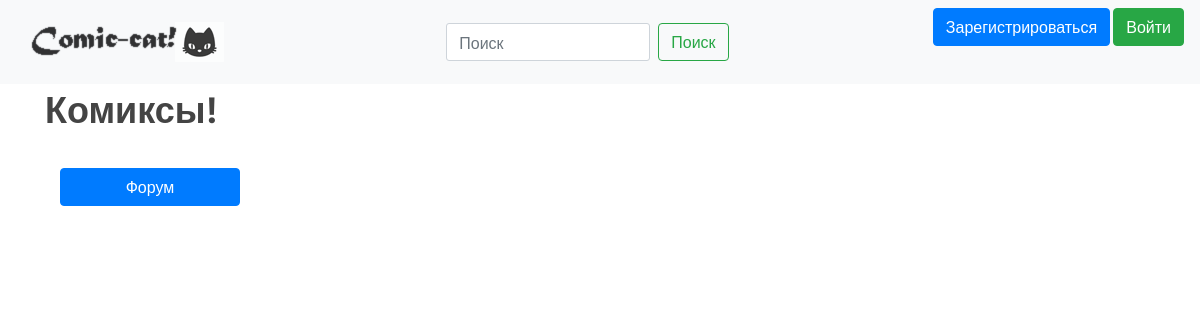
The app's page /, older data.
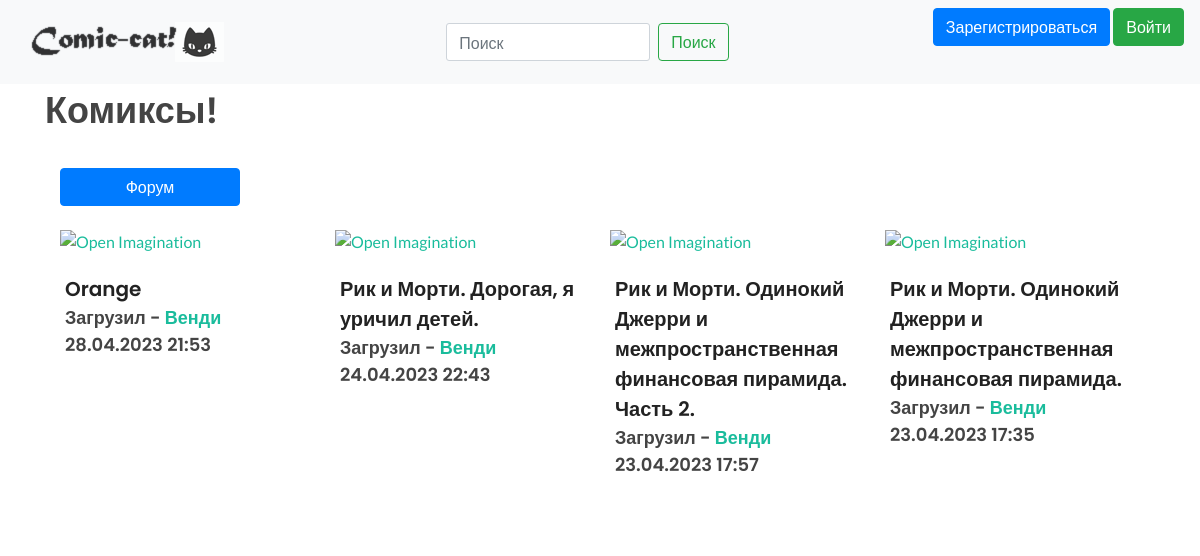
The same page, newer data.
### data/comics.py (models this page shows)
class Comics(SqlAlchemyBase, SerializerMixin):
    __tablename__ = 'comics'
    id = sqlalchemy.Column(sqlalchemy.Integer,
                           primary_key=True, autoincrement=True)
    name = sqlalchemy.Column(sqlalchemy.String, nullable=True)
    namefind = sqlalchemy.Column(sqlalchemy.String, nullable=True)
    about = sqlalchemy.Column(sqlalchemy.String, nullable=True)
    cover = sqlalchemy.Column(sqlalchemy.String, nullable=True)
    created_date = sqlalchemy.Column(sqlalchemy.DateTime,
                                     default=datetime.datetime.now)
    user_id = sqlalchemy.Column(sqlalchemy.Integer,
                                sqlalchemy.ForeignKey("users.id"))
    genres_id = sqlalchemy.Column(sqlalchemy.Integer,
                                sqlalchemy.ForeignKey("genres.id"))
    user = orm.relationship('User')
    genres = orm.relationship('Genres')

### data/users.py (models this page shows, shortened)
class User(SqlAlchemyBase, UserMixin, SerializerMixin):
    __tablename__ = 'users'
    id = sqlalchemy.Column(sqlalchemy.Integer,
                           primary_key=True, autoincrement=True)
    name = sqlalchemy.Column(sqlalchemy.String, nullable=True)
    about = sqlalchemy.Column(sqlalchemy.String, nullable=True)
    email = sqlalchemy.Column(sqlalchemy.String,
                              index=True, unique=True, nullable=True)
    hashed_password = sqlalchemy.Column(sqlalchemy.String, nullable=True)
    created_date = sqlalchemy.Column(sqlalchemy.DateTime,
                                     default=datetime.datetime.now)
    comics = orm.relationship("Comics", back_populates='user')
    discussions = orm.relationship("Discussions", back_populates='user')
    posts = orm.relationship("Posts", back_populates='user')
    reviews = orm.relationship("Reviews", back_populates='user')

### main.py (the view)
@app.route("/")
def index():
    db_sess = db_session.create_session()
    comics = reversed(list(db_sess.query(Comics)))
    return render_template("main_page.html", comics=comics)

### data/db_session.py (called while the page is built)
def create_session() -> Session:
    global __factory
    return __factory()

### templates/main_page.html (shortened to what this page needs)
{% extends "base.html" %}
{% block content %}
<h1>Комиксы!</h1>
<div class="col-12">
	<a class="btn btn-primary col-2" href="/discussions">Форум</a>
</div><br>
<div class="container" style = "dispaly: none;">
	<div id="oc-portfolio" class="owl-carousel portfolio-carousel carousel-widget owl-loaded owl-drag" data-pagi="false" data-items-xs="1" data-items-sm="2" data-items-md="3" data-items-lg="4">
		<div id = "maincarusel" class="owl-stage-outer" >
			<div class="owl-stage" style="transform: translate3d(0px, 0px, 0px); transition: all 0s ease 0s; width: 1900px;">
				{% for item in comics%}
				<div class="owl-item active" style="width: 217.5px; margin-right: 20px;">
					<div class="portfolio-item">
						<div class="portfolio-image">
							<a href="portfolio-single.html">
							</a>
							<div class="bg-overlay">
							</div>
						</div>
						<div class="portfolio-desc">
							<h3><a href="/comics/{{ item.id }}">{{item.name}}</a></h3>
							<h4>Загрузил - <a href="/users/{{ item.user.id }}"> {{item.user.name}}</a><br>{{item.created_date.strftime('%d.%m.%Y %H:%M')}}</h4>
						</div>
					</div>
				</div>
			{% endfor %}
			</div>
		</div>
	</div>
</div>
{% endblock %}

Row changes from the older to the newer data that the page shows:
added Comics: name "Orange", user.name "Венди", created_date "28.04.2023 21:53"
added Comics: name "Рик и Морти. Дорогая, я уричил детей.", user.name "Венди", created_date "24.04.2023 22:43"
added Comics: name "Рик и Морти. Одинокий Джерри и межпространственная финансовая пирамида. Часть 2.", user.name "Венди", created_date "23.04.2023 17:57"
added Comics: name "Рик и Морти. Одинокий Джерри и межпространственная финансовая пирамида.", user.name "Венди", created_date "23.04.2023 17:35"
